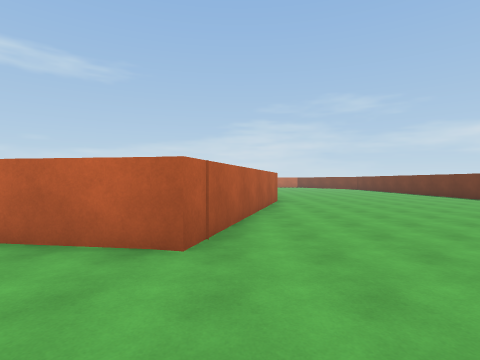
View 1 (above)

24 first-person views from a walk through a scene from a Unity 3-D project. The camera is 1.5 m above the floor, looks level and sees 80° across. The floor is counted in squares, 2 m on a side. Each view is taken from the middle of a square. On the plan, view 1 faces up. The plan holds only what a view shows up to about 10 squares ahead; the rest is blank. The place goes on beyond the plan. The player character is not drawn. Some animated figures are left out. Surface patterns are stand-ins for the level's own textures.

View 2
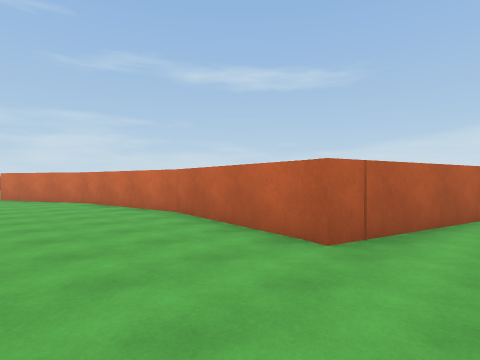

View 3
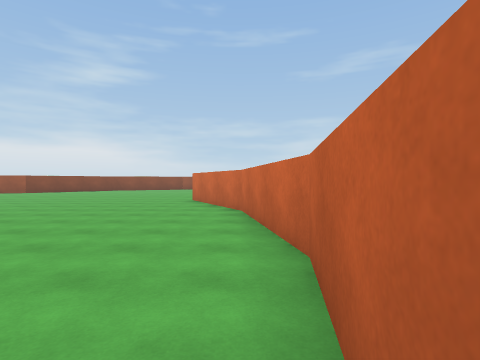

View 4
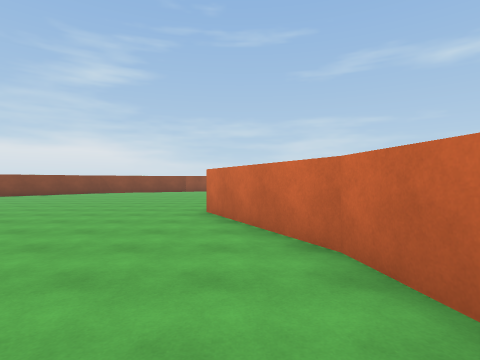

View 5
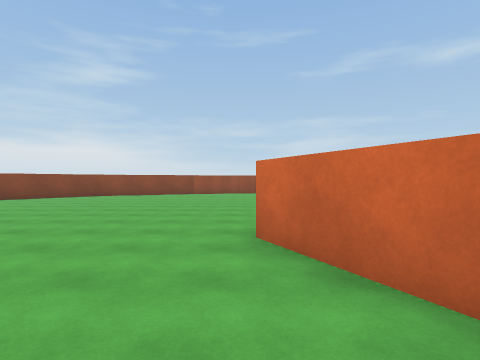

View 6
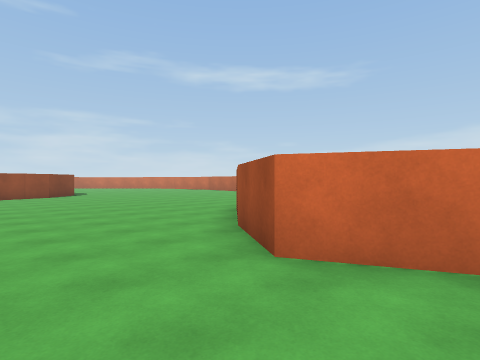

View 7
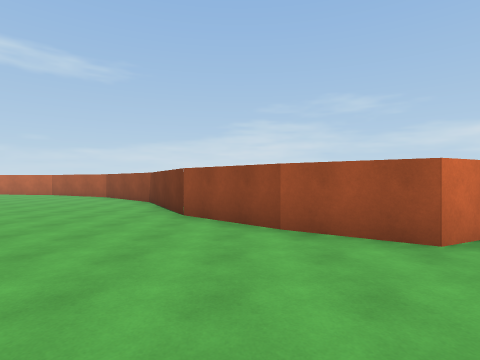

View 8
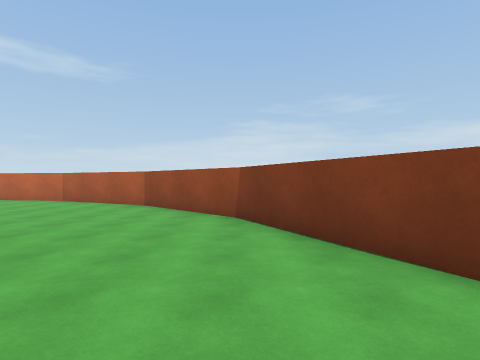

View 9
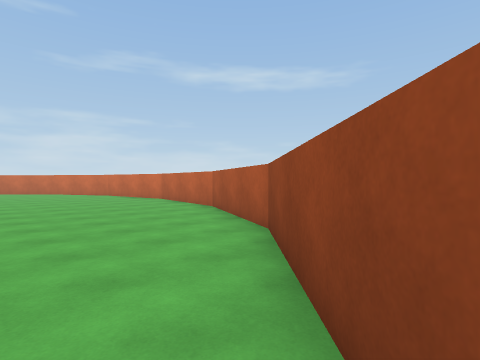

View 10
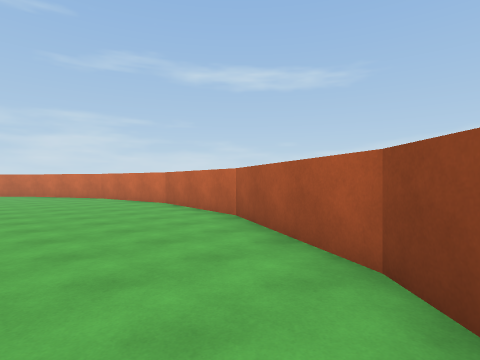

View 11
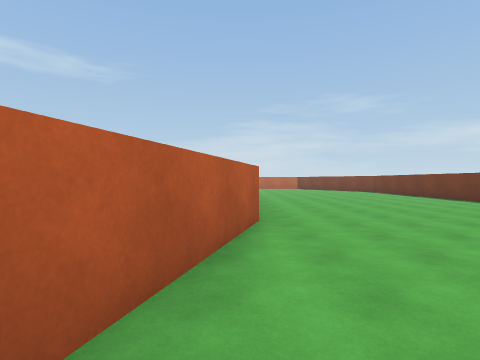

View 12
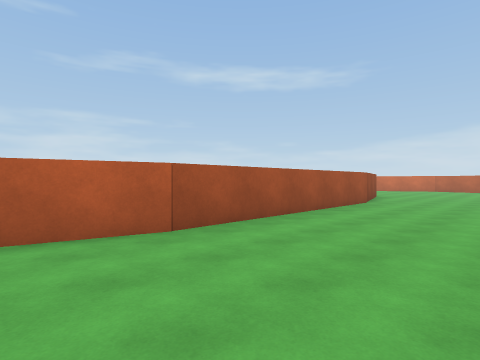

View 13
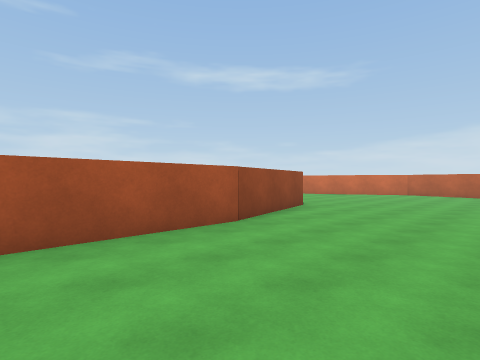

View 14
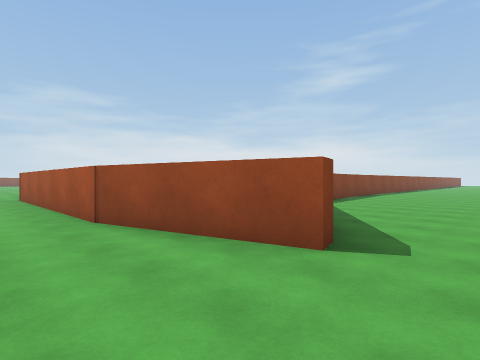

View 15
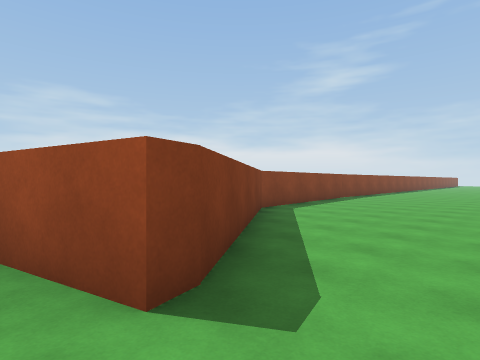

View 16
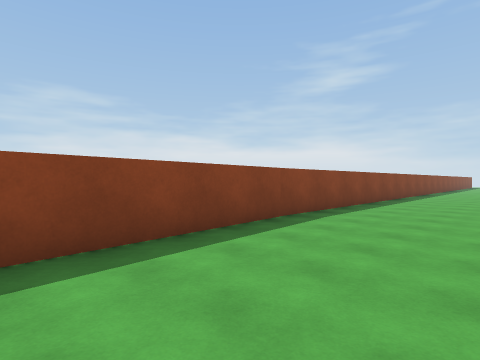

View 17
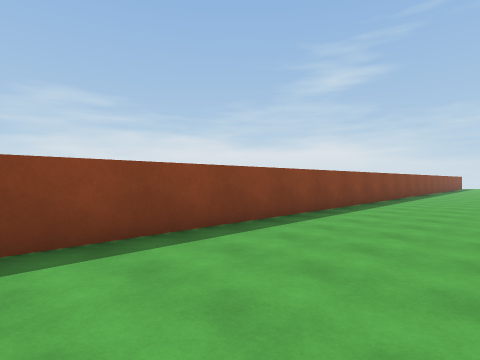

View 18
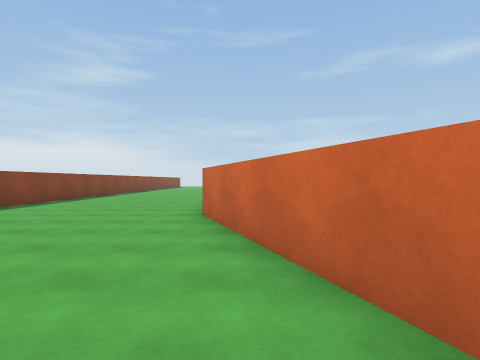

View 19
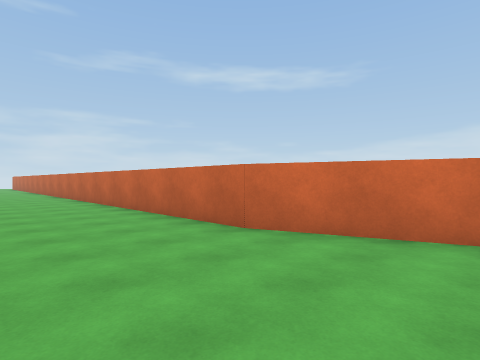

View 20
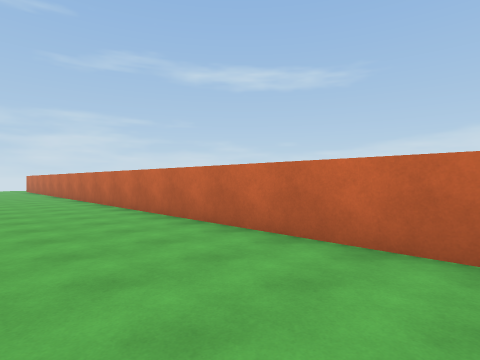

View 21
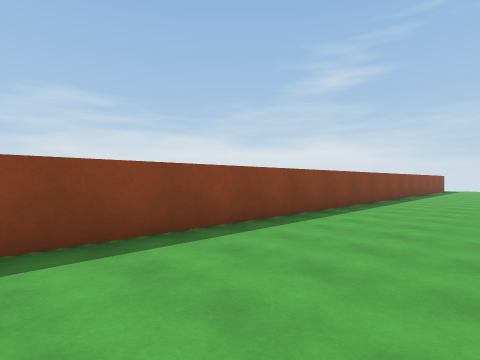

View 22
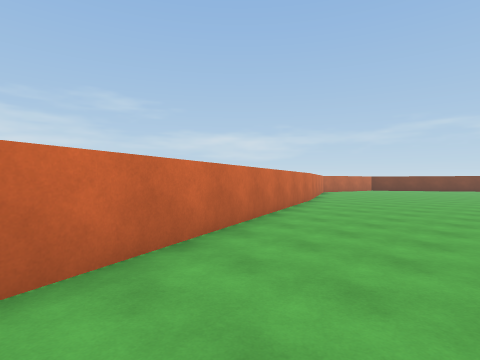

View 23
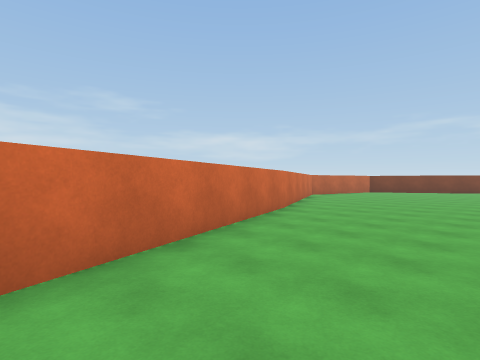

View 24
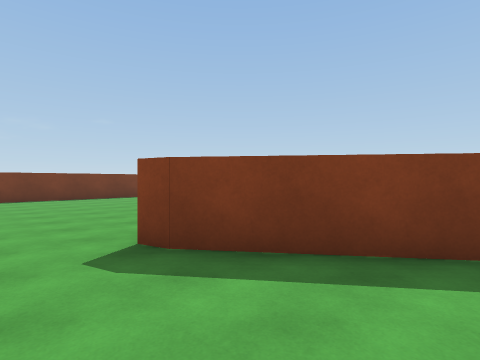

### Floor plan
Points are (right, up) in squares from view 1. A wall is a line through its corners. A room is listed if a view was taken in it or the views show most of it. See-through windows are left out.
Room 1 (views 1, 2, 3, 4, 5, 6, 7, 8, 9, 10, 11, 12, 13, 14, 15, 16, 17, 18, 19, 20, 21, 22, 23, 24)
walls: (-8.9, 3.1) (-12.7, 1.2) (-14.5, 2.4); (-4.7, 3.7) (-9, 3); (-14.3, 2.3) (-16.2, 4.1) (-18, 7.6) (-20.8, 10.4) (-24.4, 12.2) (-28.3, 12.9) (-29.5, 12.7); (-0.9, 3.1) (-4.8, 3.7); (1.4, 10.4) (-0.6, 3) (-1, 3.1); (-10.8, 17.4) (-4.9, 17.9) (-0.2, 21.4) (0.2, 21.5) (1.3, 17.6); (1.3, 17.7) (1.3, 10.2); (-9.1, 25.4) (-15.1, 23.2) (-28.9, 23.2); (9.2, 21) (9.2, 22); (-29.6, 17.4) (-10.7, 17.4)

Where each view was taken, in squares from view 1:
view 1: 0 up, 0 right, facing up
view 2: 0 up, 1 right, facing up-left
view 3: 3 up, 2 left, facing left
view 4: 2 up, 6 left, facing left
view 5: 1 up, 9 left, facing left
view 6: 1 down, 11 left, facing up-left
view 7: 2 down, 15 left, facing up
view 8: 2 up, 18 left, facing up
view 9: 7 up, 18 left, facing up-left
view 10: 8 up, 20 left, facing up-left
view 11: 5 up, 1 right, facing up
view 12: 8 up, 5 right, facing up-left
view 13: 14 up, 5 right, facing up-left
view 14: 23 up, 3 right, facing down-left
view 15: 23 up, 1 right, facing down-left
view 16: 21 up, 6 left, facing down-left
view 17: 21 up, 12 left, facing down-left
view 18: 24 up, 9 left, facing left
view 19: 20 up, 12 left, facing up-left
view 20: 20 up, 18 left, facing up-left
view 21: 21 up, 19 left, facing down-left
view 22: 21 up, 15 left, facing up-right
view 23: 22 up, 12 left, facing up-right
view 24: 23 up, 3 left, facing down-right
